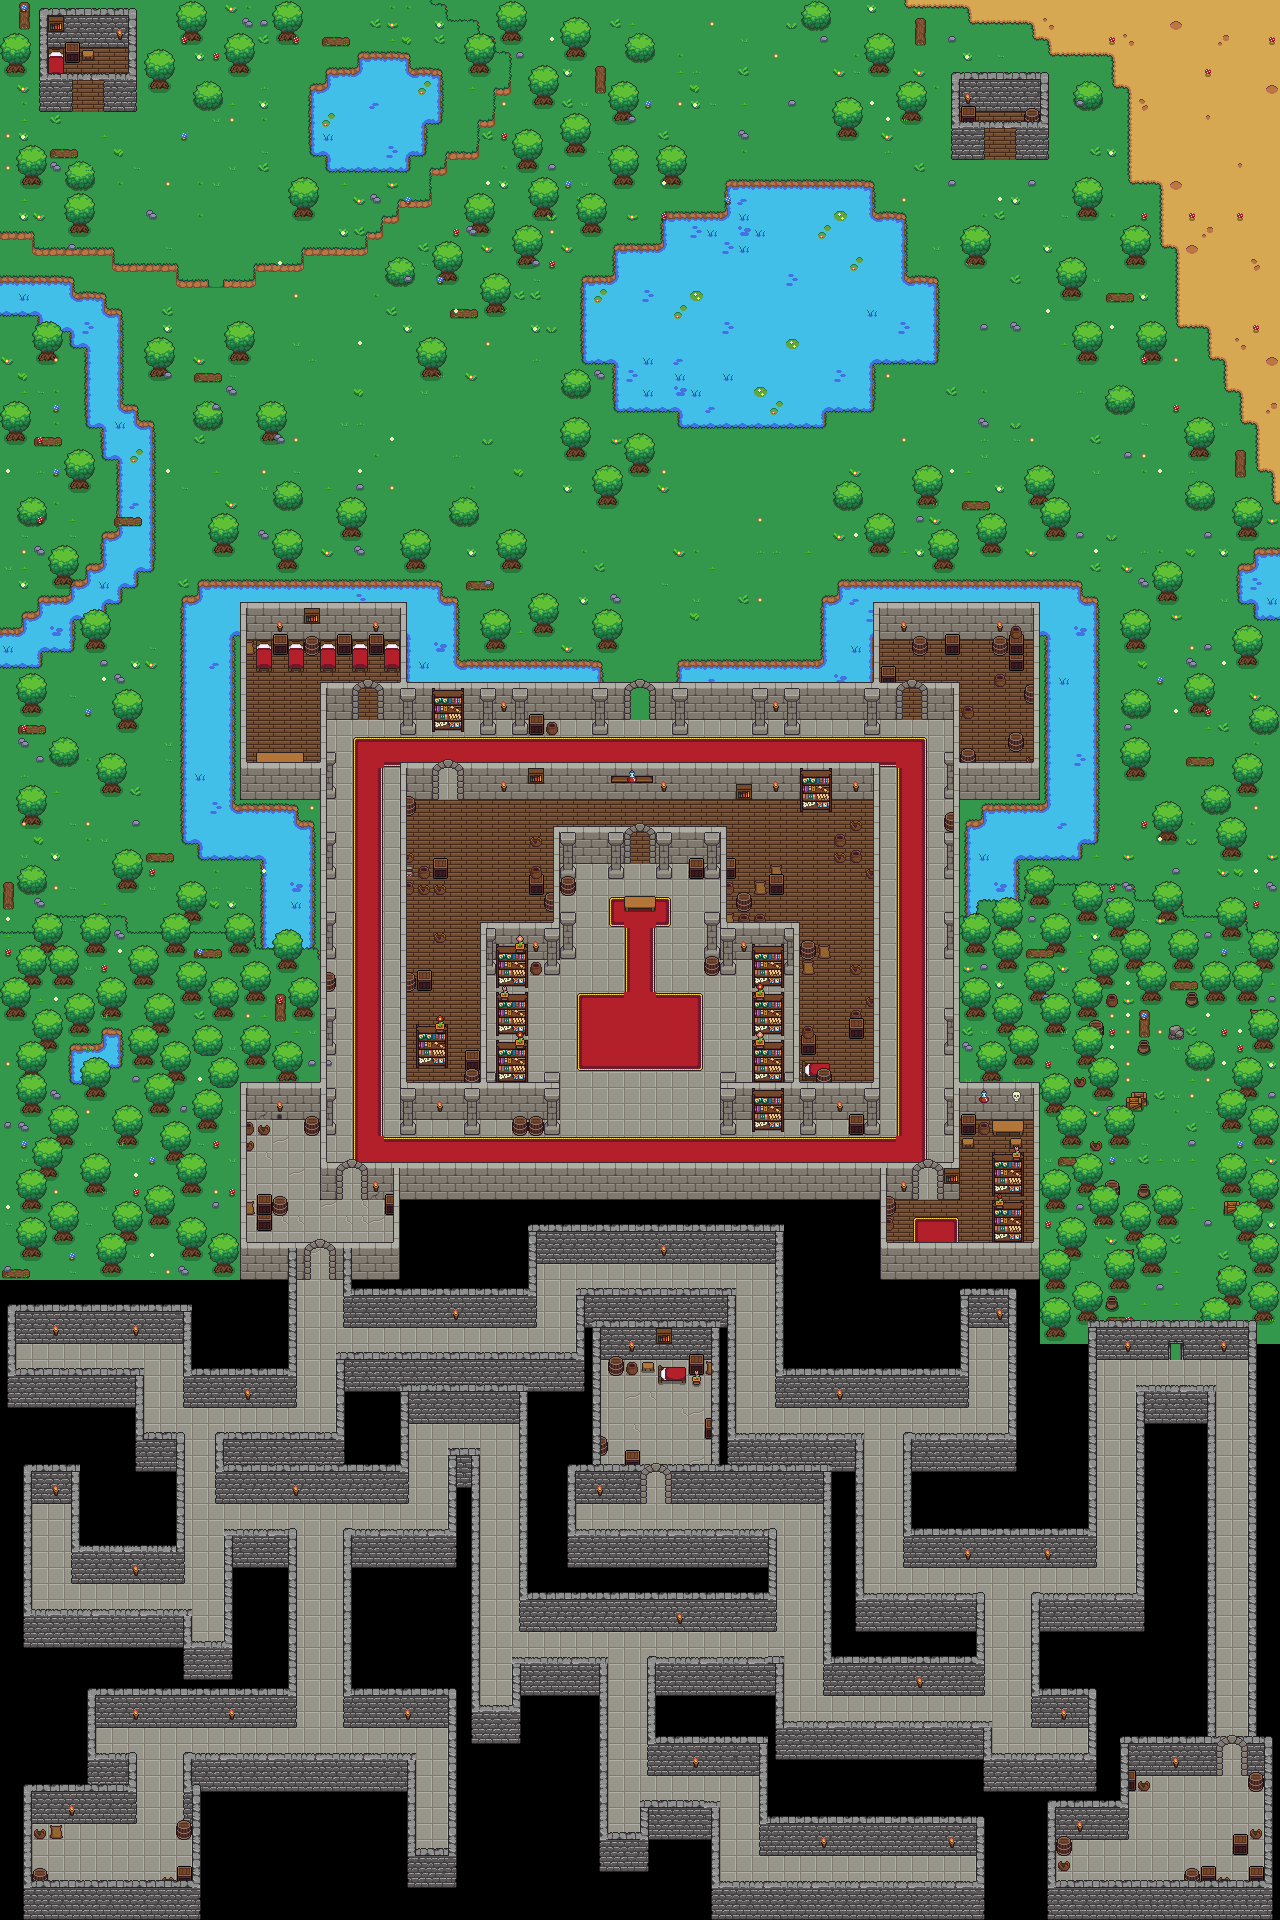

Tiled map render using the project's own tile images. Description and the map definition, with tile-layer contents summarised, below:
An orthogonal 80x120 tile map with 16x16 px tiles, 6 tile layers (BG1, FG1, BG2, FG2, ...), 3 tilesets and 654 objects (professor1, professor2, professor3, professor4, professor5, ...).

<map version="1.10" tiledversion="1.11.2" orientation="orthogonal" renderorder="right-down" width="80" height="120" tilewidth="16" tileheight="16" infinite="0" nextlayerid="24" nextobjectid="1250">
 <properties>
  <property name="background" type="bool" value="true" />
 </properties>
 <tileset firstgid="1" source="dungeon_tiles.tsx" />
 <tileset firstgid="113" source="house_tiles.tsx" />
 <tileset firstgid="223" source="forest_tiles.tsx" />
 <layer id="18" name="BG1" width="80" height="120">
  <properties>
   <property name="background" type="bool" value="true" />
  </properties>
  <data>[9600 cells, 7830 non-empty, 56 distinct tile ids]</data>
 </layer>
 <layer id="20" name="FG1" width="80" height="120">
  <properties>
   <property name="background" type="bool" value="false" />
  </properties>
  <data>[9600 cells, 755 non-empty, 17 distinct tile ids]</data>
 </layer>
 <layer id="21" name="BG2" width="80" height="120">
  <properties>
   <property name="background" type="bool" value="true" />
  </properties>
  <data>[9600 cells, 1125 non-empty, 67 distinct tile ids]</data>
 </layer>
 <layer id="19" name="FG2" width="80" height="120">
  <properties>
   <property name="background" type="bool" value="false" />
  </properties>
  <data>[9600 cells, 165 non-empty, 26 distinct tile ids]</data>
 </layer>
 <layer id="23" name="BG3" width="80" height="120">
  <properties>
   <property name="background" type="bool" value="true" />
  </properties>
  <data>[9600 cells, 807 non-empty, 64 distinct tile ids]</data>
 </layer>
 <layer id="17" name="FG3" width="80" height="120">
  <properties>
   <property name="background" type="bool" value="false" />
  </properties>
  <data>[9600 cells, 2001 non-empty, 47 distinct tile ids]</data>
 </layer>
 <objectgroup color="#ff0000" id="7" name="Enemy">
  <object id="346" name="professor1" x="898" y="738" width="28" height="28">
   <properties>
    <property name="collidable" type="bool" value="true" />
    <property name="path" value="D25,L15,U8,L4,D8,L15,U25,R34" />
    <property name="range" type="float" value="2.5" />
    <property name="speed" type="float" value="80" />
    <property name="sprites" value="" />
    <property name="trackSpeed" type="float" value="120" />
    <property name="trigger" value="PlayerSpeed,0.0,5.0,null,true,false,false,-200,TOUCH" />
   </properties>
  </object>
  <object id="1063" name="professor2" x="354" y="1137.42" width="28" height="28">
   <properties>
    <property name="collidable" type="bool" value="true" />
    <property name="path" value="U25,R34,D25,L15,U8,L4,D8,L15" />
    <property name="range" type="float" value="2.5" />
    <property name="speed" type="float" value="80" />
    <property name="sprites" value="" />
    <property name="trackSpeed" type="float" value="120" />
    <property name="trigger" value="PlayerSpeed,0.0,5.0,null,true,false,false,-200,TOUCH" />
   </properties>
  </object>
  <object id="1069" name="professor3" x="37.1694" y="1508" width="28" height="28">
   <properties>
    <property name="collidable" type="bool" value="true" />
    <property name="path" value="D5,R10,U5,R7,D14,R7,L7,U14,L7,D5,L10,U5" />
    <property name="range" type="float" value="2" />
    <property name="speed" type="float" value="80" />
    <property name="sprites" value="" />
    <property name="trackSpeed" type="float" value="120" />
    <property name="trigger" value="PlayerSpeed,0.0,5.0,null,true,false,false,-200,TOUCH" />
   </properties>
  </object>
  <object id="1070" name="professor4" x="728.518" y="1868.84" width="28" height="28">
   <properties>
    <property name="collidable" type="bool" value="true" />
    <property name="path" value="U5,L7,U9,R11,U8,L13,R13,D8,L11,D9,R7,D5" />
    <property name="range" type="float" value="2" />
    <property name="speed" type="float" value="80" />
    <property name="sprites" value="" />
    <property name="trackSpeed" type="float" value="120" />
    <property name="trigger" value="PlayerSpeed,0.0,5.0,null,true,false,false,-200,TOUCH" />
   </properties>
  </object>
  <object id="1071" name="professor5" x="867" y="1425" width="28" height="28">
   <properties>
    <property name="collidable" type="bool" value="true" />
    <property name="path" value="D9,R8,D8,L13,U4,L19,U13,L4,D5,L14.5,U6,R7.5,U5,R15,U4,R12,D10,R8" />
    <property name="range" type="float" value="2" />
    <property name="speed" type="float" value="90" />
    <property name="sprites" value="" />
    <property name="trackSpeed" type="float" value="120" />
    <property name="trigger" value="PlayerSpeed,0.0,5.0,null,true,false,false,-200,TOUCH" />
   </properties>
  </object>
  <object id="1072" name="professor6" x="994.178" y="1728.64" width="28" height="28">
   <properties>
    <property name="collidable" type="bool" value="true" />
    <property name="path" value="U10,R7,U13,R7,D21,U21,L7,D13,L7,D10" />
    <property name="range" type="float" value="2" />
    <property name="speed" type="float" value="80" />
    <property name="sprites" value="" />
    <property name="trackSpeed" type="float" value="120" />
    <property name="trigger" value="PlayerSpeed,0.0,5.0,null,true,false,false,-200,TOUCH" />
   </properties>
  </object>
  <object id="1235" name="professor7" x="148.184" y="1377.07" width="28" height="28">
   <properties>
    <property name="collidable" type="bool" value="true" />
    <property name="path" value="D2,R10,U5,R15,U4,R12,D10,R15,L15,U10,L12,D4,L15,D5,L10,U2" />
    <property name="range" type="float" value="2" />
    <property name="speed" type="float" value="80" />
    <property name="sprites" value="" />
    <property name="trackSpeed" type="float" value="120" />
    <property name="trigger" value="PlayerSpeed,0.0,5.0,null,true,false,false,-200,TOUCH" />
   </properties>
  </object>
 </objectgroup>
 <objectgroup color="#00ff11" id="11" name="Player">
  <object id="344" name="player" x="267.253" y="685.2" width="32" height="32">
   <properties>
    <property name="boostItem" value="scroll/2" />
    <property name="collidable" type="bool" value="true" />
    <property name="footstepFrequency" type="float" value="3" />
    <property name="items" value="" />
    <property name="speed" type="float" value="100" />
   </properties>
  </object>
 </objectgroup>
 <objectgroup color="#00f1f9" id="8" name="UI">
  <object id="332" name="dialogue" x="32" y="1280.06" width="1215.88" height="607.938">
   <properties>
    <property name="letterTime" type="float" value="0.05" />
   </properties>
  </object>
  <object id="333" name="status_bar" x="1008" y="32" width="246.478" height="180.939">
   <properties>
    <property name="maxEvents" type="int" value="70" />
    <property name="startTime" type="float" value="300" />
   </properties>
  </object>
  <object id="334" name="pause_menu" x="416" y="768" width="456.196" height="259.979" />
  <object id="336" name="toast_bar" x="480" y="80" width="319.495" height="335.849">
   <properties>
    <property name="duration" type="float" value="5" />
   </properties>
  </object>
  <object id="337" name="hotbar" x="16" y="48" width="449.218" height="172.606" />
  <object id="350" name="leaderboard" x="96" y="736" width="208.921" height="300.181" />
  <object id="1243" name="name_input" x="949.223" y="758.519" width="299.599" height="277.967">
   <properties>
    <property name="length" type="int" value="10" />
   </properties>
  </object>
 </objectgroup>
 <objectgroup color="#fff701" id="6" name="Collision">
  <!-- 639 objects omitted --></objectgroup>
 <objectgroup color="#0005ff" id="12" name="Interactable">
  <!-- 134 objects omitted --></objectgroup>
</map>
<!-- 639 of 654 objects omitted -->
